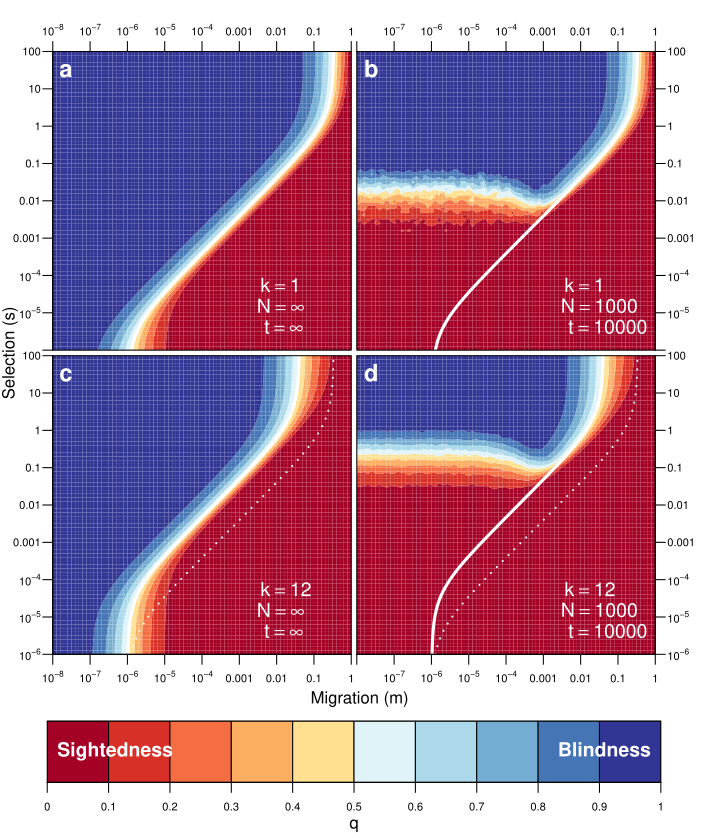

Reproduce this figure in R.
#!/usr/bin/Rscript --vanilla
#setup figure
scriptname = sub("^--file=",'',grep("^--file=",commandArgs(),value=TRUE)[1])
pdfname = sub("\\.[^.]*$", ".pdf", scriptname)

library(extrafont)
library(RColorBrewer)
library(reshape2)
library(ggplot2)

bcz = brewer.pal(10,"RdYlBu")
keylevels = seq(0,1,length.out=length(bcz)+1)
keytext = keylevels

linecol = "#000000FF"

# find the final population frequency
# additive model with k alleles
f = function(m,s,k,u,Q,q0) {
  B = -s + m*s - 2*k*m*s + s*u - 2*k*s*u - m*s*u + 2*k*m*s*u
  C = -2*k*m + s - m*s + 2*k*m*Q*s - 2*k*u + 2*k*m*u - s*u + 2*k*s*u + m*s*u - 2*k*m*Q*s*u
  D = 2*k*m*Q + 2*k*u - 2*k*m*Q*u
  r = polyroot(c(D,C,B))
  isR = sapply(Im(r),function(x) isTRUE(all.equal.numeric(x,0)))
  rr = ifelse(isR & 0 <= Re(r) & Re(r) <= 1,Re(r),NA)
  if(sum(is.na(rr)) > 0)
    return(rr[which(!is.na(rr))])
  if(q0 < rr[2])
    return(rr[1])
  return(rr[3])
}

# returns the value of m that makes q an equilibrium value
mequ = function(s,k,u,Q,q=1/2) {
  ((-1 + q)*(2*k*u + q*s*(1 + (-1 + 2*k)*u)))/((-((-1 + q)*q*s) + 2*k*(q - Q)*(1 + q*s))*(-1 + u))
}

# find m* = sup { m : q_infinity >= qh }
mstar = function(ess,k,u,Q,qh=1/2) {
  ret = rep(0,length(ess))
  for(j in seq_along(ess)) {
    s = ess[j]
    m = mequ(s,k,u,Q,qh)
    ret[j] = m
  }
  ret
}

sstar = function(m,N) {
  (1+4*m*N)/(2*N*(1-m))
}

# Figure Layout
width = 7.08
keyheight = (7.08-2*(34/72))/length(bcz)+50/72
height = width+keyheight
h1 = 0
h2 = keyheight/height
h3 = h2+(1-h2)/2
h4 = 1
w1 = 0
w2 = 0.5
w3 = 1
scrmat = rbind(
  c(w1,w2,h3,h4),
  c(w2,w3,h3,h4),
  c(w1,w2,h2,h3),
  c(w2,w3,h2,h3),
  c(w1,w3,h1,h2),
  c(w1,w3,h2,h4)
)

# pretty axes helper function
adjustaxs = function(x) {
  xe = sapply(log10(x), function(u) as.expression(bquote(10^.(u))))
  ifelse(abs(log10(x)) > 3, xe, x)  
}

# start figure
pdf(pdfname, width=width, height=height,family="Helvetica")
par(mgp=c(1.5,0.6,0),las=1,cex.axis=1.2^-2)
split.screen(scrmat)
par(cex = 1)

u = 1e-6
Q = 0.01

tmv = c("Inf1",1,"Inf12",12)

tml = list(
  c(expression(k == 1),expression(N == infinity),expression(t == infinity)),
  c(expression(k == 1),expression(N == 1000),expression(t == 10000)),
  c(expression(k == 12),expression(N == infinity),expression(t == infinity)),
  c(expression(k == 12),expression(N == 1000),expression(t == 10000))
)

# key
screen(5)
par(mai = c(40,34,10,34)/72)
plot.new()
plot.window(ylim=c(0,1), xlim=range(keylevels), xaxs="i", yaxs="i")
rect(keylevels[-length(keylevels)], 0, keylevels[-1L], 1, col = bcz)
x = keytext
box()
axis(1,keylevels,x)
text(keylevels[1]+0.0*(keylevels[2]-keylevels[1]),0.5,"Sightedness",col="white",cex=1.2^1,font=2,pos=4)
text(keylevels[11]+0.0*(keylevels[2]-keylevels[1]),0.5,"Blindness",col="white",cex=1.2^1,font=2,pos=2)
title(xlab="q")

# axes labels
screen(6)
par(mai = c(43,42,43,34)/72)
par(mgp=c(2,0.6,0))
title(xlab="Migration (m)", ylab="Selection (s)")

# plot panels
for(tm in seq_along(tmv) ) {
  screen(tm)
  # each panel has different margins
  if(tm == 1) {
    par(mai=c(2, 38, 38, 2)/72 )
  } else if(tm == 2) {
    par(mai=c(2, 2, 38, 38)/72 )
  } else if(tm == 3) {
    par(mai=c(38, 38, 2, 2)/72 )
  } else {
    par(mai=c(38, 2, 2, 38)/72 )
  }

  m = rev(10^-seq(0,8,0.1))
  s = rev(10^-seq(-2,6,0.1))
  ss = (6+log10(s))/8
  mm = 1+log10(m)/8

  k = tmv[tm]

  # Either calculate analytic results, or read a simulation results file  
  if(grepl("^Inf",k)) {
    k = as.numeric(sub("^Inf","",k))
    o = outer(m,s,Vectorize(function(x,y) f(x,y,k,u,Q,Q)))
  } else {
    k = as.numeric(k)
    fn = sprintf("../data/kalleles/drift-n1000-k%02d-q.txt",k)
    o = as.matrix(read.table(fn,check.names=F))
  }

  # setup data for contour plot
  fz = o
  xsel = seq_along(m)
  ysel = seq_along(s)
  fz = fz[xsel,ysel]

  fx = seq(0, 1, length.out = nrow(fz))
  fy = seq(0, 1, length.out = ncol(fz))
  
  mlim = log10(range(m[xsel]))
  slim = log10(range(s[ysel]))


  # estimate m* (aka s*) for k=1 and k=k
  mstar_1 = (log10(mstar(s,1,u,Q,0.5))-mlim[1])/(mlim[2]-mlim[1])
  mstar_k = (log10(mstar(s,k,u,Q,0.5))-mlim[1])/(mlim[2]-mlim[1])

  x = rev(10^-seq(0,8,1))
  xx = (log10(x)-mlim[1])/(mlim[2]-mlim[1])
  y = rev(10^-seq(-2,6,1))
  yy = (log10(y)-slim[1])/(slim[2]-slim[1])

  # begin plot
  plot.new()
  plot.window(xlim=c(0,1),ylim=c(0,1),xaxs="i",yaxs="i")
  .filled.contour(fx,fy,fz,levels=keylevels,col=bcz)

  # draw m* (aka s*) lines
  lines(mstar_1,ss,lwd=2,col="white",lty=3)
  lines(mstar_k,ss,lwd=3,col="white",lty=1)
  
  # labels
  hght <- 1.75*strheight("|M")
  wdth1 <- strwidth("N")-strwidth("k")
  wdth3 <- strwidth("N")-strwidth("t")
  txt = tml[[tm]]

  ww = c(wdth1,0,wdth3)

  text(0.65+ww,0+hght*(1.0*length(txt)-(seq_along(txt)-1)),
    txt,pos=4,col="white",cex=1.2,font=2)
  text(0,1,letters[tm],adj=c(-0.5,1.5),col="white",cex=1.2^2,font=2)

  # pretty axes
  box()
  x = 10^seq(-8,0,1)
  xx = (log10(x)-mlim[1])/(mlim[2]-mlim[1])
  x = adjustaxs(x)
  y = 10^seq(-6,2,1)
  yy = (log10(y)-slim[1])/(slim[2]-slim[1])
  y = adjustaxs(y)

  if(tm == 2 || tm == 4) {
    x[1] = ""
  }
  if(tm == 1 || tm == 2) {
    axis(3,xx,x)
    y[1] = ""
  } else {
    axis(1,xx,x)
  }
  if(tm == 1 || tm == 3) {
    axis(2,yy,y)
  } else {
    axis(4,yy,y)
  }
  #title(ylab="s",xlab="m")
}

# finalize figure
invisible(dev.off())
embed_fonts(pdfname, options="-DPDFSETTINGS=/prepress")
